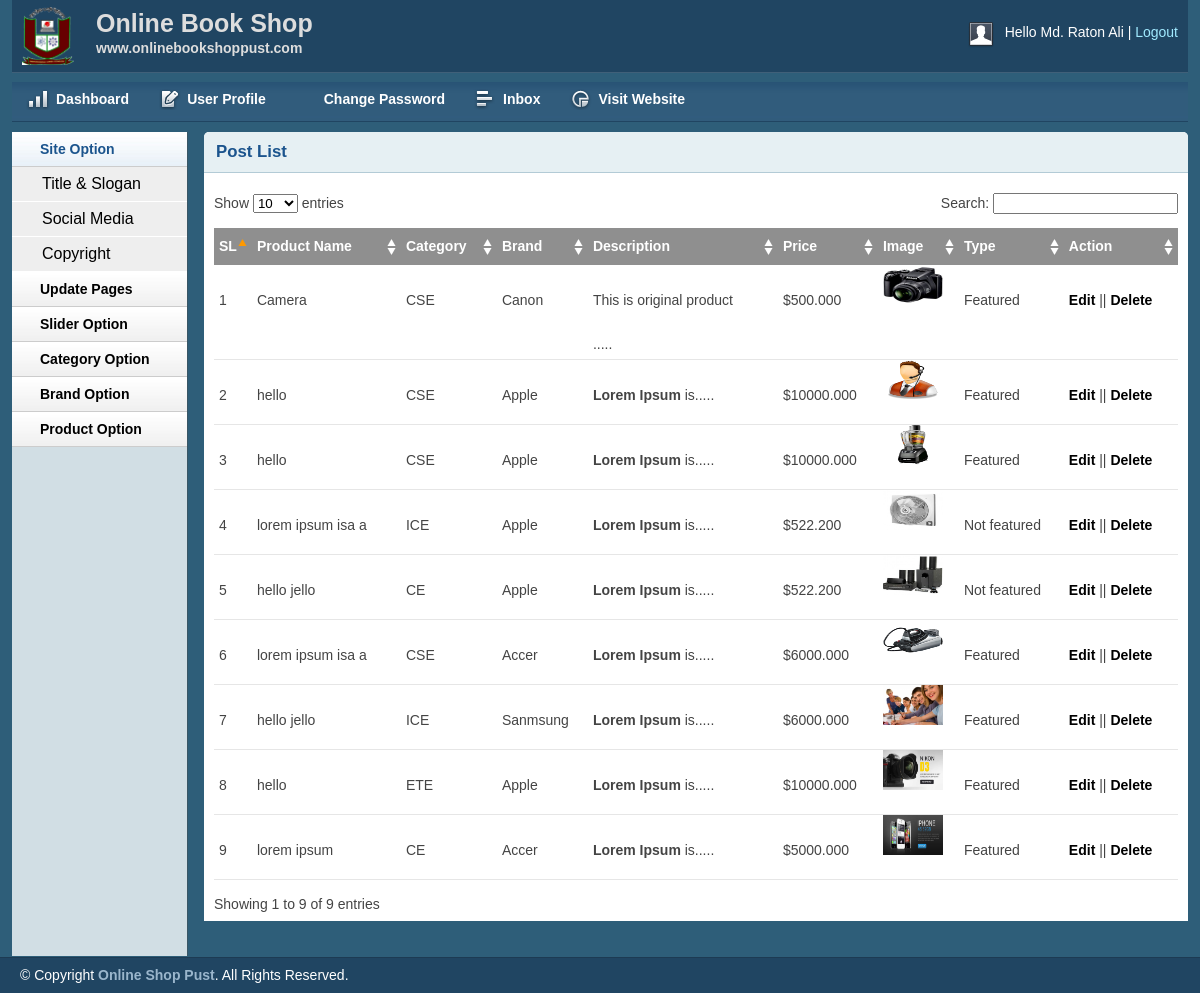
The page /admin/productlist.php (signed in) on the database its author committed.
### tables this page shows
CREATE TABLE `tbl_product` (
  `productId` int(11) NOT NULL,
  `productName` varchar(255) NOT NULL,
  `catId` int(11) NOT NULL,
  `brandId` int(11) NOT NULL,
  `body` text NOT NULL,
  `price` float(10,3) NOT NULL,
  `image` varchar(255) NOT NULL,
  `type` tinyint(4) NOT NULL DEFAULT '0'
);

CREATE TABLE `tbl_category` (
  `catId` int(11) NOT NULL,
  `catName` varchar(255) NOT NULL
);

CREATE TABLE `tbl_brand` (
  `brandId` int(11) NOT NULL,
  `brandName` varchar(255) NOT NULL
);

### lib/database.php (called while the page is built, shortened)
<?php
Class Database{
   public $host   = DB_HOST;
   public $user   = DB_USER;
   public $pass   = DB_PASS;
   public $dbname = DB_NAME;
   public $link;
private function connectDB(){
     $this->link = new mysqli($this->host, $this->user, $this->pass, $this->dbname);
 }
public function select($query){
      $result = $this->link->query($query) or die($this->link->error.__LINE__);
      if($result->num_rows > 0){
        return $result;
      } else {
        return false;
      }
 }
}

### classes/product.php (called while the page is built, shortened)
<?php
	$filepath = realpath(dirname(__FILE__));
	include_once ($filepath.'/../lib/database.php');
	include_once ($filepath.'/../helpers/format.php');
?>
<?php
	class Product
	{
		private $db;
		public function __construct()
		{
			$this->db = new Database();
		}
		public function getAllProduct(){
			$query = "SELECT p.*, c.catName, b.brandName
					FROM tbl_product as p, tbl_category as c, tbl_brand as b
					WHERE p.catId = c.catId AND p.brandId = b.brandId
					ORDER BY p.productId DESC";
			$result = $this->db->select($query);
			return $result;
		}
	}
?>

### helpers/format.php (called while the page is built, shortened)
<?php
class Format{
 public function textShorten($text, $limit = 400){
      $text = $text. " ";
      $text = substr($text, 0, $limit);
      $text = substr($text, 0, strrpos($text, ' '));
      $text = $text.".....";
      return $text;
 }
}
?>

### admin/productlist.php (the view, shortened to what this page needs)
<?php include 'inc/header.php';?>
<?php include 'inc/sidebar.php';?>
<?php include '../classes/product.php'; ?>
<?php include '../classes/category.php'; ?>
<?php include_once '../lib/database.php'; ?>
<?php include_once '../helpers/format.php';?>
<?php
	$pd = new Product();
	$fm = new Format();
?>
<div class="grid_10">
    <div class="box round first grid">
        <h2>Post List</h2>
        <div class="block">
            <table class="data display datatable" id="example">
			<thead>
				<tr>
					<th>SL</th>
					<th>Product Name</th>
					<th>Category</th>
					<th>Brand</th>
					<th>Description</th>
					<th>Price</th>
					<th>Image</th>
					<th>Type</th>
					<th>Action</th>
				</tr>
			</thead>
			<tbody>
			<?php
				$getPd= $pd->getAllProduct();
				if ($getPd) {
					$i=0;
					while ($result = $getPd->fetch_assoc()) {
						$i++;
			?>
				<tr class="odd gradeX">
					<td><?php echo $i; ?></td>
					<td><?php echo $result['productName']; ?></td>
					<td><?php echo $result['catName']; ?></td>
					<td><?php echo $result['brandName']; ?></td>
					<td><?php echo $fm->textShorten($result['body'],50); ?></td>
					<td>$<?php echo $result['price']; ?></td>
					<td><img src="<?php echo $result['image']; ?>" height="40px" width="60px"></td>
					<td>
					<?php
						if ($result['type'] == 0) {
							echo "Featured";
						}else
							echo "Not featured";
					 ?>
					</td>
					<td><a href="productEdit.php?proid=<?php echo $result['productId'];?>">Edit</a> || <a onclick="return confirm('Are you sure to delete!')" href="?delpro=<?php echo $result['productId'];?>">Delete</a></td>
				</tr>
			<?php } } ?>
			</tbody>
		</table>
       </div>
    </div>
</div>
<?php include 'inc/footer.php';?>

### admin/css/layout.css (style rules this page uses)
body { background: #fff none repeat scroll 0 0; color: #444; font-size: 14px; padding: 0; }
a { color: #000; font-weight:bold; text-decoration: none; }
h1, h2, h3, h4, h5, h6 { line-height:1.2em; margin-bottom:.3em; }
h2 { margin-top:1em; }
.box { background:#fff; margin-bottom:20px; padding:10px 10px 10px 10px; margin-left:-8px; }
.box.grid { padding-bottom:40px; }
.box.round { -moz-border-radius: 5px 5px 0px 0px; -webkit-border-radius: 5px 5px 0px 0px; border-radius: 5px 5px 0px 0px; }
.box h2 { font-size:1.2em; font-weight:bold; color:#1B548D; background:#E6F0F3; margin:-10px -10px 0 -10px; padding:10px 12px; border-bottom:1px solid #B3CBD6; -moz-border-radius: 5px 5px 0px 0px; -webkit-border-radius: 5px 5px 0px 0px; border-radius: 5px 5px 0px 0px; }
.box.first { min-height: 406px; }
.block { padding-top:20px; }
p { margin-bottom:1em; }
.block { padding-bottom:1px; }
table.display { margin: 0 auto; clear: both; width: 100%; }
.sorting_asc { background: #8f8f8f url(../img/table/sort_asc.png) no-repeat center right; padding:8px 5px; text-align:left; color:#fff; }
.sorting { background:#8f8f8f url(../img/table/sort_both.png) no-repeat center right; padding:8px 5px; text-align:left; color:#fff; }
tr.odd { height: 30px; line-height: 30px; border-bottom:1px solid #e6e6e6; }
tr.even { height: 30px; line-height: 30px; border-bottom:1px solid #e6e6e6; }
tr.odd td, tr.even td { padding-left:5px; }

### rows shown on the page
tbl_product: productName "Camera", catId.catName "CSE", brandId.brandName "Canon", body "This is original product .....", price "500.000", image (picture), type "Featured"
tbl_product: productName "hello", catId.catName "CSE", brandId.brandName "Apple", body "Lorem Ipsum is.....", price "10000.000", image (picture), type "Featured"
tbl_product: productName "hello", catId.catName "CSE", brandId.brandName "Apple", body "Lorem Ipsum is.....", price "10000.000", image (picture), type "Featured"
tbl_product: productName "lorem ipsum isa a", catId.catName "ICE", brandId.brandName "Apple", body "Lorem Ipsum is.....", price "522.200", image (picture), type "Not featured"
tbl_product: productName "hello jello", catId.catName "CE", brandId.brandName "Apple", body "Lorem Ipsum is.....", price "522.200", image (picture), type "Not featured"
tbl_product: productName "lorem ipsum isa a", catId.catName "CSE", brandId.brandName "Accer", body "Lorem Ipsum is.....", price "6000.000", image (picture), type "Featured"
tbl_product: productName "hello jello", catId.catName "ICE", brandId.brandName "Sanmsung", body "Lorem Ipsum is.....", price "6000.000", image (picture), type "Featured"
tbl_product: productName "hello", catId.catName "ETE", brandId.brandName "Apple", body "Lorem Ipsum is.....", price "10000.000", image (picture), type "Featured"
tbl_product: productName "lorem ipsum", catId.catName "CE", brandId.brandName "Accer", body "Lorem Ipsum is.....", price "5000.000", image (picture), type "Featured"

### other values the page prints
Session::get('adminName') "Md. Raton Ali"
